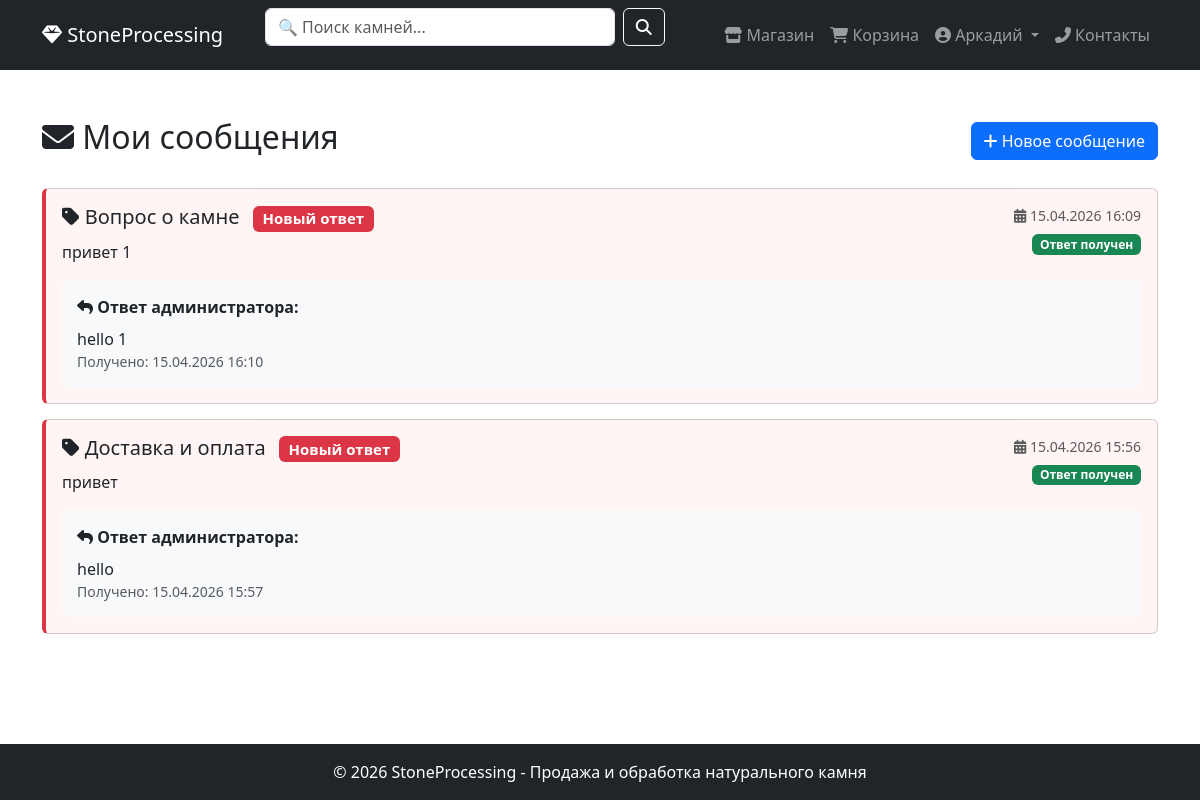
The page /profile_messages.php (signed in) on the database its author committed.
### tables this page shows
CREATE TABLE `user_profiles` (
  `id` int(11) NOT NULL,
  `user_id` int(11) NOT NULL,
  `first_name` varchar(50) DEFAULT NULL,
  `last_name` varchar(50) DEFAULT NULL,
  `middle_name` varchar(50) DEFAULT NULL,
  `email` varchar(100) DEFAULT NULL,
  `phone` varchar(20) DEFAULT NULL,
  `address` text DEFAULT NULL,
  `birth_date` date DEFAULT NULL,
  `avatar` varchar(255) DEFAULT 'default_avatar.png'
);

CREATE TABLE `messages` (
  `id` int(11) NOT NULL,
  `user_id` int(11) DEFAULT NULL,
  `name` varchar(100) NOT NULL,
  `email` varchar(100) NOT NULL,
  `subject` varchar(200) NOT NULL,
  `message` text NOT NULL,
  `status` enum('new','read','replied') DEFAULT 'new',
  `admin_reply` text DEFAULT NULL,
  `replied_at` timestamp NULL DEFAULT NULL,
  `created_at` timestamp NOT NULL DEFAULT current_timestamp(),
  `is_read_by_user` tinyint(4) DEFAULT 0
);

### config/db.php (called while the page is built, shortened)
<?php
function isLoggedIn() {
    return isset($_SESSION['user_id']);
}
function getUserProfile($pdo, $user_id) {
    $stmt = $pdo->prepare("SELECT * FROM user_profiles WHERE user_id = ?");
    $stmt->execute([$user_id]);
    $profile = $stmt->fetch();
    return $profile;
}
?>

### profile_messages.php (the view, shortened to what this page needs)
<?php
require_once 'config/db.php';
include 'includes/menu.php';
$user_id = $_SESSION['user_id'];
$profile = getUserProfile($pdo, $user_id);
$messages = $pdo->prepare("
    SELECT * FROM messages
    WHERE user_id = ? OR email = ?
    ORDER BY created_at DESC
");
$messages->execute([$user_id, $profile['email']]);
$messages = $messages->fetchAll();
?>
<!DOCTYPE html>
<html lang="ru">
<head>
    <link href="https://cdn.jsdelivr.net/npm/bootstrap@5.3.0/dist/css/bootstrap.min.css" rel="stylesheet">
    <link rel="stylesheet" href="https://cdnjs.cloudflare.com/ajax/libs/font-awesome/6.4.0/css/all.min.css">
</head>
<body>
    <div class="container my-5">
        <div class="row">
            <div class="col-md-12">
                <div class="d-flex justify-content-between align-items-center mb-4">
                    <h2><i class="fas fa-envelope"></i> Мои сообщения</h2>
                    <a href="contact.php" class="btn btn-primary">
                        <i class="fas fa-plus"></i> Новое сообщение
                    </a>
                </div>
                <?php if(empty($messages)): ?>
                    <div class="alert alert-info text-center py-5">
                        <i class="fas fa-inbox fa-3x mb-3"></i>
                        <h4>У вас нет сообщений</h4>
                        <p>Вы можете задать вопрос через <a href="contact.php">форму обратной связи</a></p>
                    </div>
                <?php else: ?>
                    <?php foreach($messages as $msg):
                        $isUnread = ($msg['status'] == 'replied' && (!$msg['is_read_by_user']));
                    ?>
                    <div class="card message-card <?= $isUnread ? 'message-new' : ($msg['status'] == 'replied' ? 'message-replied' : 'message-read') ?>">
                        <div class="card-body">
                            <div class="d-flex justify-content-between align-items-start">
                                <div>
                                    <h5 class="card-title">
                                        <i class="fas fa-tag"></i> <?= htmlspecialchars($msg['subject']) ?>
                                        <?php if($isUnread): ?>
                                            <span class="badge bg-danger ms-2">Новый ответ</span>
                                        <?php endif; ?>
                                    </h5>
                                    <p class="card-text"><?= nl2br(htmlspecialchars($msg['message'])) ?></p>
                                </div>
                                <div class="text-end">
                                    <small class="text-muted">
                                        <i class="fas fa-calendar-alt"></i> <?= date('d.m.Y H:i', strtotime($msg['created_at'])) ?>
                                    </small>
                                    <br>
                                    <?php if($msg['status'] == 'new'): ?>
                                        <span class="badge bg-warning mt-2">Ожидает ответа</span>
                                    <?php elseif($msg['status'] == 'read'): ?>
                                        <span class="badge bg-secondary mt-2">Прочитано</span>
                                    <?php else: ?>
                                        <span class="badge bg-success mt-2">Ответ получен</span>
                                    <?php endif; ?>
                                </div>
                            </div>
                            <?php if($msg['admin_reply']): ?>
                            <div class="reply-box mt-3">
                                <strong><i class="fas fa-reply"></i> Ответ администратора:</strong>
                                <p class="mt-2 mb-0"><?= nl2br(htmlspecialchars($msg['admin_reply'])) ?></p>
                                <small class="text-muted">Получено: <?= date('d.m.Y H:i', strtotime($msg['replied_at'])) ?></small>
                            </div>
                            <?php endif; ?>
                        </div>
                    </div>
                    <?php endforeach; ?>
                <?php endif; ?>
            </div>
        </div>
    </div>
    <?php include 'includes/footer.php'; ?>
</body>
</html>

### includes/menu.php (shortened to what this page needs)
<?php
$profile_name = '';
if (isLoggedIn()) {
    $profile = getUserProfile($pdo, $_SESSION['user_id']);
    $profile_name = $profile['first_name'] ?: $_SESSION['username'];
}
?>
<nav class="navbar navbar-expand-lg navbar-dark bg-dark">
    <div class="container">
        <a class="navbar-brand" href="store/index.php">
            <i class="fas fa-gem"></i> StoneProcessing
        </a>
        <div class="collapse navbar-collapse" id="navbarNav">
            <form class="d-flex mx-auto" method="GET" action="store/index.php" style="max-width: 400px; width: 100%;">
                <input class="form-control me-2" type="search" name="search"
                       placeholder="🔍 Поиск камней..."
                       value="<?= htmlspecialchars($_GET['search'] ?? '') ?>">
                <button class="btn btn-outline-light" type="submit">
                    <i class="fas fa-search"></i>
                </button>
            </form>
            <ul class="navbar-nav ms-auto">
                <li class="nav-item">
                    <a class="nav-link" href="store/index.php">
                        <i class="fas fa-store"></i> Магазин
                    </a>
                </li>
                <li class="nav-item">
                    <a class="nav-link" href="store/cart.php">
                        <i class="fas fa-shopping-cart"></i> Корзина
                    </a>
                </li>
                <?php if(isLoggedIn()): ?>
                <li class="nav-item dropdown">
                    <a class="nav-link dropdown-toggle" href="#" role="button" data-bs-toggle="dropdown">
                        <i class="fas fa-user-circle"></i> <?= htmlspecialchars($profile_name) ?>
                    </a>
                </li>
                <?php endif; ?>
                <li class="nav-item">
                    <a class="nav-link" href="contact.php">
                        <i class="fas fa-phone-alt"></i> Контакты
                    </a>
                </li>
            </ul>
        </div>
    </div>
</nav>

### profile_messages.php (style rules this page uses)
.message-card { transition: all 0.3s; margin-bottom: 15px; }
.message-new { border-left: 4px solid #dc3545; background: #fff5f5; }
.reply-box { background: #f8f9fa; padding: 15px; border-radius: 8px; margin-top: 10px; }

### includes/footer.php (style rules this page uses)
html, body { height: 100%; margin: 0; padding: 0; }
body { display: flex; flex-direction: column; min-height: 100vh; }

### rows shown on the page
user_profiles: first_name "Аркадий"
messages: subject "Вопрос о камне", status "Новый ответ", message "привет 1", created_at "15.04.2026 16:09", admin_reply "hello 1", replied_at "15.04.2026 16:10"
messages: subject "Доставка и оплата", status "Новый ответ", message "привет", created_at "15.04.2026 15:56", admin_reply "hello", replied_at "15.04.2026 15:57"
